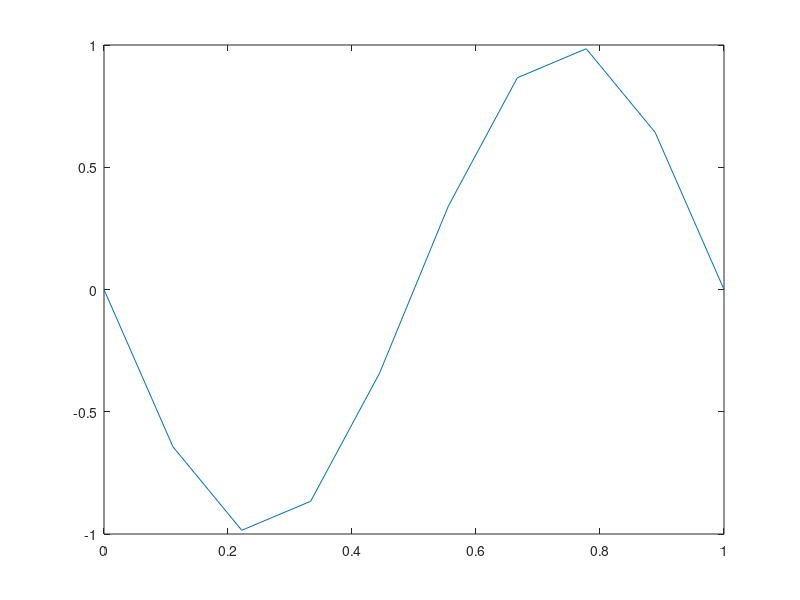

This chart was generated by the following MATLAB code:
% 1D Poisson equation finite element method
% Standard Galerkin method
% Starson
% Sep 6

close all
clear all
format short e

x0 = 0; x1 = 1;   % start and end point
L = x1 - x0;      % total length
N = 9;            % number of interval
dx = L/N;         % interval size

% test case 1 condition
% u0 = 0; du1/dt = 0; f=1;
% Decleration
u = zeros(1,N+1); A = zeros(N+1,N+1); F = zeros(1,N+1);
isBdary = false(N+1,1); x = linspace(0,1,N+1);
% Element stiffness matrix and load vector
Ak = 1/dx*[1,-1;-1,1];
% Assemble global matrix
for i=1:N
    for m=1:2
        for n=1:2
   A(m+i-1,n+i-1) = A(m+i-1,n+i-1) + Ak(m,n);
        end
        a = x(i); b = x(i+1);
        Fk = [1/dx*(sin(2*pi*b)-sin(2*pi*a))-2*pi*cos(2*pi*a);
              1/dx*(sin(2*pi*a)-sin(2*pi*b))+2*pi*cos(2*pi*b)];
        F(m+i-1) = F(m+i-1) + Fk(m);
    end
end
F = F';

% Apply Boundary condition
isBdary(1) = true;isBdary(N+1) = true;
free = find(~isBdary);

% Calculate results
u(free) = A(free,free)\F(free);
u_exact = -sin(2*pi*x);

% Error analysis
error = sqrt(sum((u_exact-u).^2))/N;
disp(error);

figure
plot(x,u);
hold on
%plot(x,u_exact,'r-');
hold off